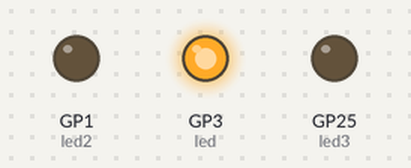
The program below on a simulated Raspberry Pi Pico running MicroPython. Parts: output pins drawn as LEDs (lit = HIGH).

Above: at 0.1 s.
At 1.1 s:
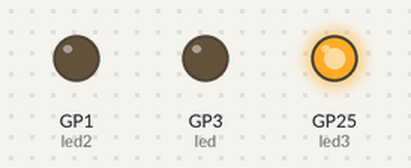
At 2.7 s:
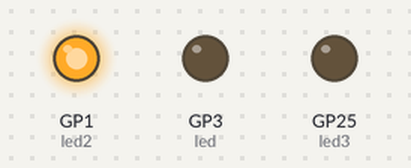
Timing chart, 0 to 3.0 s (numbered marks = the images above):
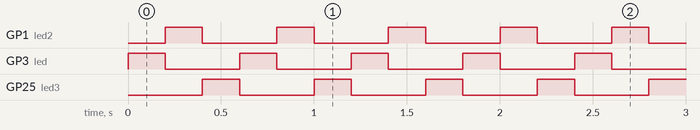

Measured:
- by itself, GP1 (led2), GP3 (led), GP25 (led3): alternates HIGH for 0.20 s and LOW for 0.40 s
- by itself, everything shown: repeats every 0.60 s, in 3 steps

The program:

3_blinking_led.py
```python
from machine import Pin
from time import sleep_ms

# Check the LED pin on your board, usually it is GPIO2
led = Pin(3, Pin.OUT)
led2 = Pin(1, Pin.OUT)
led3 = Pin(25, Pin.OUT)


# Forever loop
while True:
    led.on()
    sleep_ms(200)
    led.off()
    led2.on()
    sleep_ms(200)
    led2.off()
    led3.on()
    sleep_ms(200)
    led3.off()
```
